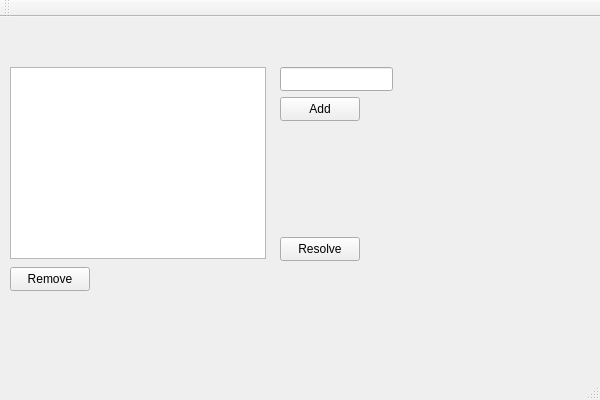
<?xml version="1.0" encoding="UTF-8"?>
<ui version="4.0">
 <class>devClass</class>
 <widget class="QMainWindow" name="devClass">
  <property name="geometry">
   <rect>
    <x>0</x>
    <y>0</y>
    <width>600</width>
    <height>400</height>
   </rect>
  </property>
  <property name="windowTitle">
   <string>dev</string>
  </property>
  <widget class="QWidget" name="centralWidget">
   <widget class="QListWidget" name="mainListWidget">
    <property name="geometry">
     <rect>
      <x>10</x>
      <y>50</y>
      <width>256</width>
      <height>192</height>
     </rect>
    </property>
   </widget>
   <widget class="QPushButton" name="removePushButton">
    <property name="geometry">
     <rect>
      <x>10</x>
      <y>250</y>
      <width>80</width>
      <height>24</height>
     </rect>
    </property>
    <property name="text">
     <string>Remove</string>
    </property>
   </widget>
   <widget class="QPushButton" name="addPushButton">
    <property name="geometry">
     <rect>
      <x>280</x>
      <y>80</y>
      <width>80</width>
      <height>24</height>
     </rect>
    </property>
    <property name="text">
     <string>Add</string>
    </property>
   </widget>
   <widget class="QLineEdit" name="descLineEdit">
    <property name="geometry">
     <rect>
      <x>280</x>
      <y>50</y>
      <width>113</width>
      <height>24</height>
     </rect>
    </property>
   </widget>
   <widget class="QPushButton" name="resolvePushButton">
    <property name="geometry">
     <rect>
      <x>280</x>
      <y>220</y>
      <width>80</width>
      <height>24</height>
     </rect>
    </property>
    <property name="text">
     <string>Resolve</string>
    </property>
   </widget>
  </widget>
  <widget class="QMenuBar" name="menuBar">
   <property name="geometry">
    <rect>
     <x>0</x>
     <y>0</y>
     <width>600</width>
     <height>21</height>
    </rect>
   </property>
  </widget>
  <widget class="QToolBar" name="mainToolBar">
   <attribute name="toolBarArea">
    <enum>TopToolBarArea</enum>
   </attribute>
   <attribute name="toolBarBreak">
    <bool>false</bool>
   </attribute>
  </widget>
  <widget class="QStatusBar" name="statusBar"/>
 </widget>
 <layoutdefault spacing="6" margin="11"/>
 <resources>
  <include location="dev.qrc"/>
 </resources>
 <connections/>
</ui>
